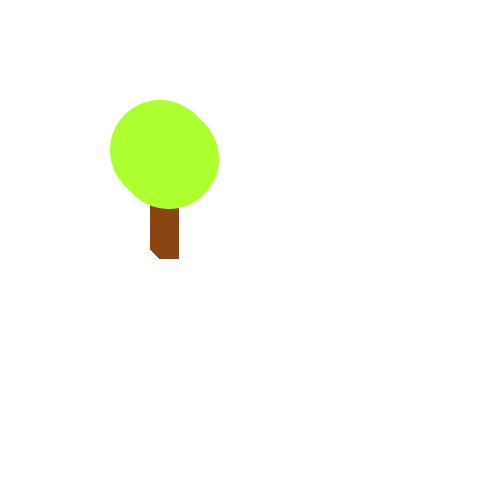
Frame 1 (no input)
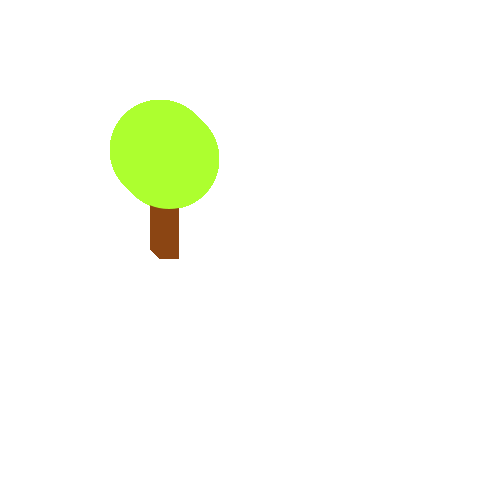
Frame 60 (the mouse pressed at the canvas centre just before this capture)
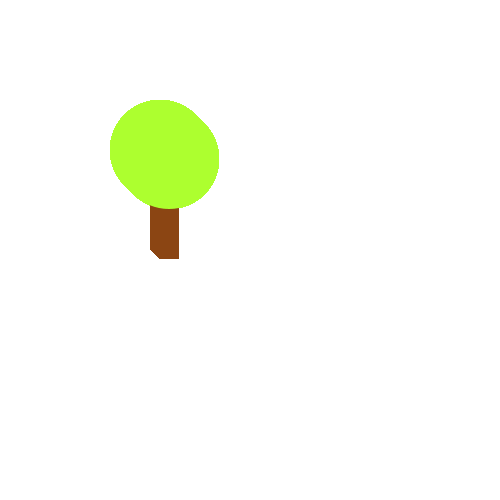
Frame 120 (the mouse held since frame 60 and released just before this capture)

The Processing sketch that drew these frames (run headless with seeded random() and noise(); from frame 60 on, the mouse is pressed at the canvas centre):

// Processing sketch: loop_tree
// ── loop_tree.pde
void setup(){
  size(500, 500);
  background(255);
  
}

void draw(){
  for(int i=0;i<10;i++){
  tree(i+10+140, i+10+140);
  
  } 
  
 
}

void tree(float x, float y){
  noStroke();
  fill(139,69,19);
  rect(x, y, 20, 100);
  fill(173,255,47);
  ellipse(x+10, y, 100, 100);

  
}
